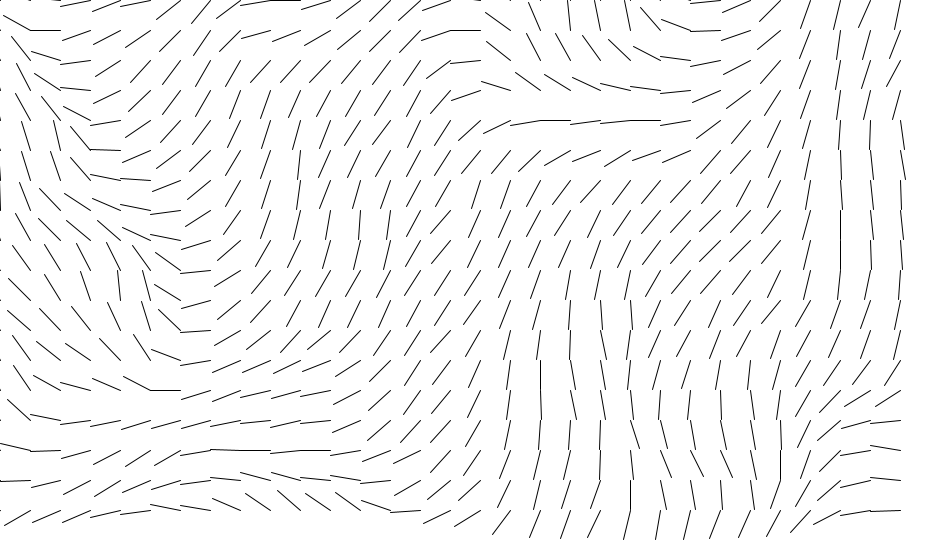
Frame 1 (no input)
Frame 60 (the mouse pressed at the canvas centre just before this capture): identical to frame 1, image omitted
Frame 120 (the mouse held since frame 60 and released just before this capture): identical to frame 1, image omitted

The Processing sketch that drew this single still picture (run headless with seeded random() and noise(); from frame 60 on, the mouse is pressed at the canvas centre):

// Processing sketch: PerlinNoise1
// ── PerlinNoise1.pde
float inc = 0.1;
int scl = 30;
int cols, rows;
//PVector vector;

void setup(){
    size(940,540);
    cols  = int(width/scl);
    rows = int(height/scl);
    //colorMode(HSB);
    //background(255);
}

void draw(){
    float yoff = 0;
    background(255);
    for (int y = 0; y < rows; y++){
        float xoff = 0;
        for (int x = 0; x < cols; x++){
            float angle = noise(xoff, yoff) * TWO_PI;
            PVector vector = new PVector(0,0).fromAngle(angle);
            xoff += inc;
            stroke(0);
            pushMatrix();
            translate(x * scl, y * scl);
            rotate(vector.heading());
            line(0, 0, scl, 0);
            popMatrix();
            //rect(x * scl, y * scl, scl, scl);
            }
    yoff += inc;
  }  
}
